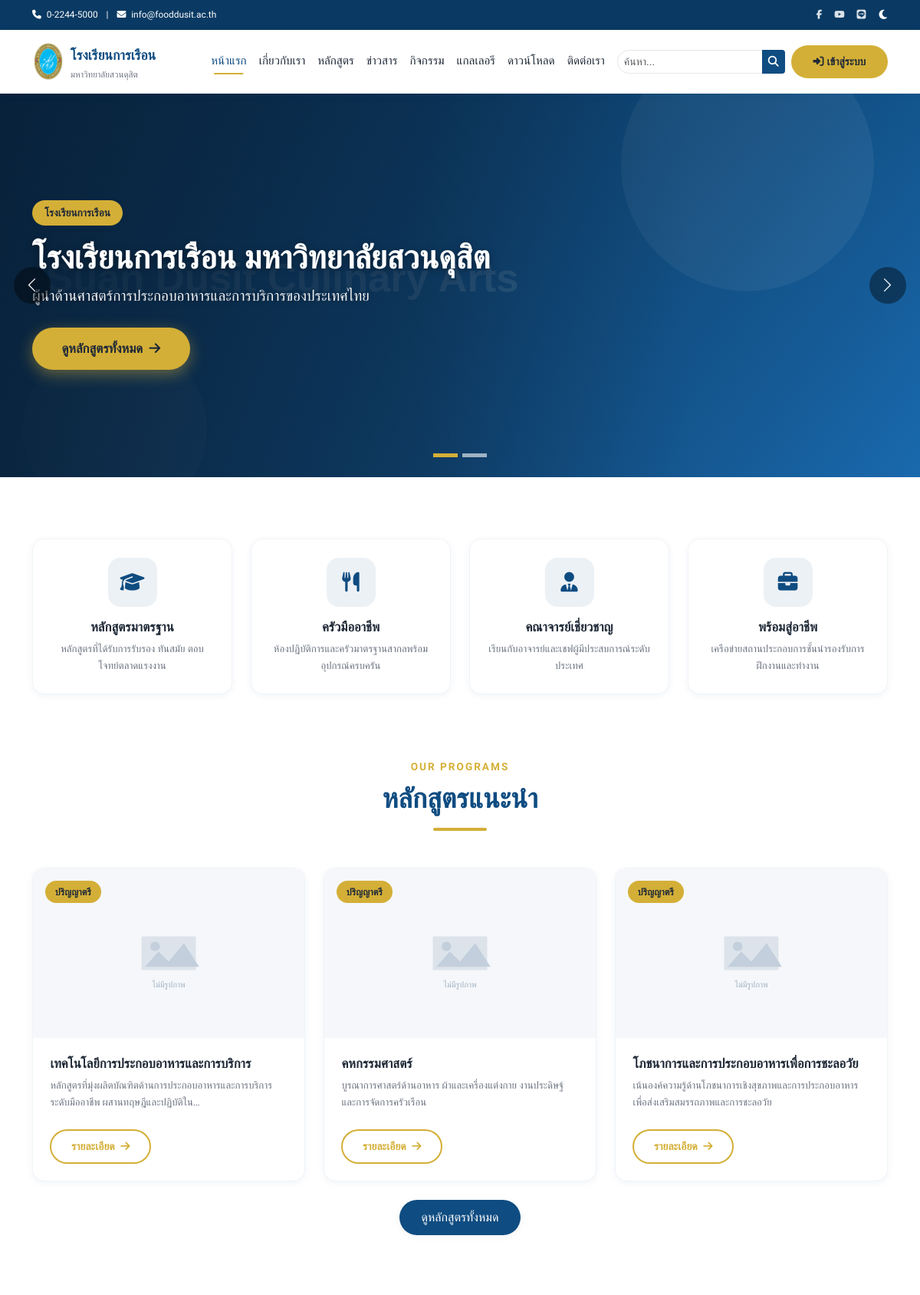
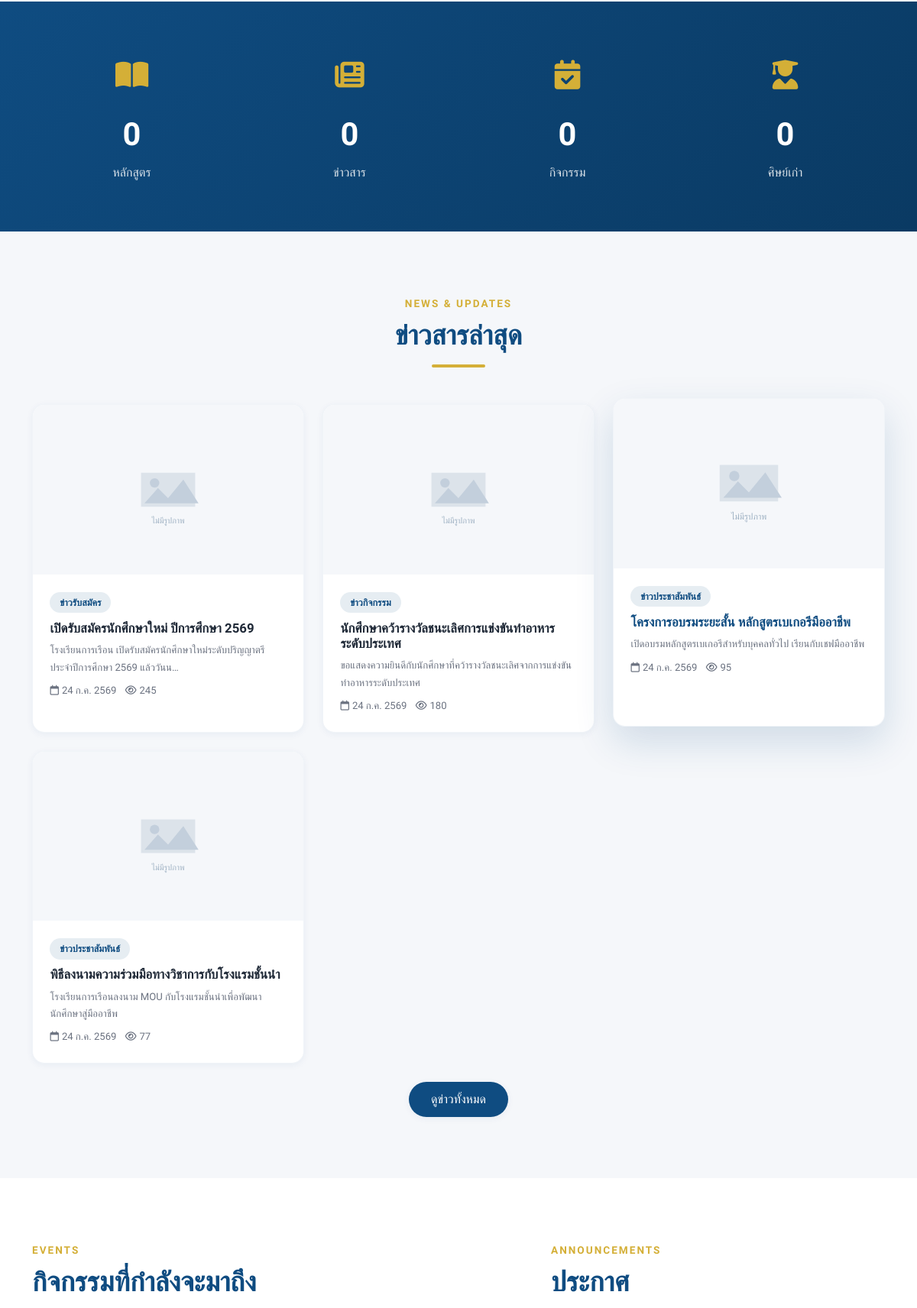
The page / (upper part) on the database its author committed (2 pictures, top to bottom).
### tables this page shows
CREATE TABLE `menu` (
  `id`         INT UNSIGNED NOT NULL AUTO_INCREMENT,
  `parent_id`  INT UNSIGNED DEFAULT NULL,
  `title`      VARCHAR(150) NOT NULL,
  `url`        VARCHAR(255) NOT NULL,
  `icon`       VARCHAR(50) DEFAULT NULL,
  `position`   ENUM('header','footer') NOT NULL DEFAULT 'header',
  `target`     ENUM('_self','_blank') NOT NULL DEFAULT '_self',
  `sort_order` INT NOT NULL DEFAULT 0,
  `status`     ENUM('active','inactive') NOT NULL DEFAULT 'active',
  `created_at` DATETIME DEFAULT NULL,
  `updated_at` DATETIME DEFAULT NULL,
  `deleted_at` DATETIME DEFAULT NULL,
  PRIMARY KEY (`id`),
  KEY `idx_menu_parent` (`parent_id`)
);

CREATE TABLE `banner` (
  `id`          INT UNSIGNED NOT NULL AUTO_INCREMENT,
  `title`       VARCHAR(200) DEFAULT NULL,
  `subtitle`    VARCHAR(300) DEFAULT NULL,
  `image`       VARCHAR(255) NOT NULL,
  `link_url`    VARCHAR(255) DEFAULT NULL,
  `button_text` VARCHAR(100) DEFAULT NULL,
  `sort_order`  INT NOT NULL DEFAULT 0,
  `status`      ENUM('active','inactive') NOT NULL DEFAULT 'active',
  `created_at`  DATETIME DEFAULT NULL,
  `updated_at`  DATETIME DEFAULT NULL,
  `deleted_at`  DATETIME DEFAULT NULL,
  PRIMARY KEY (`id`)
);

CREATE TABLE `programs` (
  `id`            INT UNSIGNED NOT NULL AUTO_INCREMENT,
  `department_id` INT UNSIGNED DEFAULT NULL,
  `name`          VARCHAR(255) NOT NULL,
  `name_en`       VARCHAR(255) DEFAULT NULL,
  `slug`          VARCHAR(280) NOT NULL,
  `level`         ENUM('bachelor','master','doctoral','training') NOT NULL DEFAULT 'bachelor'
                  COMMENT 'ระดับ: ตรี/โท/เอก/อบรม',
  `degree`        VARCHAR(200) DEFAULT NULL COMMENT 'ชื่อปริญญา',
  `duration`      VARCHAR(100) DEFAULT NULL COMMENT 'ระยะเวลาเรียน',
  `credits`       VARCHAR(50)  DEFAULT NULL COMMENT 'หน่วยกิต',
  `tuition_fee`   VARCHAR(150) DEFAULT NULL COMMENT 'ค่าใช้จ่าย',
  `overview`      TEXT DEFAULT NULL COMMENT 'ภาพรวมหลักสูตร',
  `qualification` TEXT DEFAULT NULL COMMENT 'คุณสมบัติผู้สมัคร',
  `careers`       TEXT DEFAULT NULL COMMENT 'อาชีพหลังจบ',
  `content`       LONGTEXT DEFAULT NULL,
  `cover_image`   VARCHAR(255) DEFAULT NULL,
  `pdf_file`      VARCHAR(255) DEFAULT NULL COMMENT 'ไฟล์รายละเอียดหลักสูตร',
  `apply_url`     VARCHAR(255) DEFAULT NULL COMMENT 'ลิงก์สมัครเรียน',
  `is_featured`   TINYINT(1) NOT NULL DEFAULT 0,
  `sort_order`    INT NOT NULL DEFAULT 0,
  `meta_title`    VARCHAR(255) DEFAULT NULL,
  `meta_description` VARCHAR(300) DEFAULT NULL,
  `status`        ENUM('active','inactive') NOT NULL DEFAULT 'active',
  `created_at`    DATETIME DEFAULT NULL,
  `updated_at`    DATETIME DEFAULT NULL,
  `deleted_at`    DATETIME DEFAULT NULL,
  PRIMARY KEY (`id`),
  UNIQUE KEY `uq_program_slug` (`slug`),
  KEY `idx_program_level` (`level`),
  KEY `idx_program_dept` (`department_id`),
  CONSTRAINT `fk_program_dept` FOREIGN KEY (`department_id`) REFERENCES `departments`(`id`) ON DELETE SET NULL
);

CREATE TABLE `news` (
  `id`            INT UNSIGNED NOT NULL AUTO_INCREMENT,
  `category_id`   INT UNSIGNED NOT NULL,
  `user_id`       INT UNSIGNED DEFAULT NULL COMMENT 'ผู้เขียน',
  `title`         VARCHAR(255) NOT NULL,
  `slug`          VARCHAR(280) NOT NULL,
  `excerpt`       VARCHAR(500) DEFAULT NULL COMMENT 'สรุปย่อ',
  `content`       LONGTEXT NOT NULL,
  `cover_image`   VARCHAR(255) DEFAULT NULL,
  `tags`          VARCHAR(255) DEFAULT NULL COMMENT 'คั่นด้วยจุลภาค',
  `views`         INT UNSIGNED NOT NULL DEFAULT 0,
  `is_featured`   TINYINT(1) NOT NULL DEFAULT 0,
  `allow_comment` TINYINT(1) NOT NULL DEFAULT 1,
  `meta_title`    VARCHAR(255) DEFAULT NULL,
  `meta_description` VARCHAR(300) DEFAULT NULL,
  `published_at`  DATETIME DEFAULT NULL,
  `status`        ENUM('published','draft','pending','inactive') NOT NULL DEFAULT 'draft',
  `created_at`    DATETIME DEFAULT NULL,
  `updated_at`    DATETIME DEFAULT NULL,
  `deleted_at`    DATETIME DEFAULT NULL,
  PRIMARY KEY (`id`),
  UNIQUE KEY `uq_news_slug` (`slug`),
  KEY `idx_news_cat` (`category_id`),
  KEY `idx_news_status` (`status`),
  KEY `idx_news_featured` (`is_featured`),
  FULLTEXT KEY `ft_news` (`title`, `excerpt`, `content`),
  CONSTRAINT `fk_news_cat` FOREIGN KEY (`category_id`) REFERENCES `news_category`(`id`),
  CONSTRAINT `fk_news_user` FOREIGN KEY (`user_id`) REFERENCES `users`(`id`) ON DELETE SET NULL
);

CREATE TABLE `news_category` (
  `id`         INT UNSIGNED NOT NULL AUTO_INCREMENT,
  `name`       VARCHAR(150) NOT NULL,
  `slug`       VARCHAR(180) NOT NULL,
  `description`VARCHAR(255) DEFAULT NULL,
  `sort_order` INT NOT NULL DEFAULT 0,
  `status`     ENUM('active','inactive') NOT NULL DEFAULT 'active',
  `created_at` DATETIME DEFAULT NULL,
  `updated_at` DATETIME DEFAULT NULL,
  `deleted_at` DATETIME DEFAULT NULL,
  PRIMARY KEY (`id`),
  UNIQUE KEY `uq_newscat_slug` (`slug`)
);

### app/views/public/home.php (the view, shortened to what the rows shown need)
<section class="hero">
  <div id="heroCarousel" class="carousel slide carousel-fade" data-bs-ride="carousel" data-bs-interval="5000" data-bs-pause="hover">
    <?php if (count($banner) > 1): ?>
      <div class="carousel-indicators">
        <?php foreach ($banner as $i => $b): ?>
          <button type="button" data-bs-target="#heroCarousel" data-bs-slide-to="<?= $i ?>"
                  class="<?= $i === 0 ? 'active' : '' ?>" aria-label="สไลด์ <?= $i + 1 ?>"></button>
        <?php endforeach; ?>
      </div>
    <?php endif; ?>
    <div class="carousel-inner">
      <?php foreach ($banner as $i => $b): ?>
        <?php
          $title = trim($b['title'] ?? '');
          $subtitle = trim($b['subtitle'] ?? '');
          $btnText = trim($b['button_text'] ?? '');
          $linkUrl = trim($b['link_url'] ?? '');
          $hasCaption = ($title !== '' || $subtitle !== '');
          $hasLink = ($linkUrl !== '');
        ?>
        <div class="carousel-item <?= $i === 0 ? 'active' : '' ?>">
          <?php if (!$hasCaption && $hasLink): ?>
            <a href="<?= url($linkUrl) ?>" class="hero-slide-link" title="<?= e($title ?: 'แบนเนอร์') ?>">
              <img src="<?= upload_url($b['image']) ?>" alt="<?= e($title ?: 'แบนเนอร์') ?>" class="hero-img" loading="<?= $i === 0 ? 'eager' : 'lazy' ?>">
            </a>
          <?php else: ?>
            <img src="<?= upload_url($b['image']) ?>" alt="<?= e($title ?: 'แบนเนอร์') ?>" class="hero-img" loading="<?= $i === 0 ? 'eager' : 'lazy' ?>">
            <?php if ($hasCaption): ?>
              <div class="hero-caption">
                <div class="container">
                  <div class="col-lg-8 col-xl-7" data-aos="fade-up">
                    <span class="hero-badge">โรงเรียนการเรือน</span>
                    <?php if ($title !== ''): ?>
                      <h1><?= e($title) ?></h1>
                    <?php endif; ?>
                    <?php if ($subtitle !== ''): ?>
                      <p class="mb-4"><?= e($subtitle) ?></p>
                    <?php endif; ?>
                    <?php if ($hasLink): ?>
                      <a href="<?= url($linkUrl) ?>" class="btn btn-gold btn-lg">
                        <?= e($btnText ?: 'อ่านเพิ่มเติม') ?> <i class="fa-solid fa-arrow-right ms-1"></i>
                      </a>
                    <?php endif; ?>
                  </div>
                </div>
              </div>
            <?php endif; ?>
          <?php endif; ?>
        </div>
      <?php endforeach; ?>
    </div>
  </div>
</section>
<section class="section">
  <div class="container">
    <div class="section-title" data-aos="fade-up">
      <h2>หลักสูตรแนะนำ</h2>
    </div>
    <div class="row g-4">
      <?php foreach ($featured as $i => $p): ?>
        <div class="col-md-6 col-lg-4" data-aos="fade-up" data-aos-delay="<?= $i * 100 ?>">
          <div class="card-modern program-card">
            <span class="level-tag"><?= e(Program::levelLabel($p['level'])) ?></span>
            <div class="card-img-wrap">
              <img src="<?= upload_url($p['cover_image']) ?>" alt="<?= e($p['name']) ?>" loading="lazy">
            </div>
            <div class="card-body">
              <h5><?= e($p['name']) ?></h5>
              <p class="card-meta"><?= excerpt($p['overview'] ?? '', 90) ?></p>
              <a href="<?= url('programs/detail/' . $p['slug']) ?>" class="btn btn-outline-gold btn-sm mt-2">
                รายละเอียด <i class="fa-solid fa-arrow-right ms-1"></i>
              </a>
            </div>
          </div>
        </div>
      <?php endforeach; ?>
    </div>
  </div>
</section>
<section class="section section-accent">
  <div class="container">
    <div class="section-title" data-aos="fade-up">
      <h2>ข่าวสารล่าสุด</h2>
    </div>
    <div class="row g-4">
      <?php foreach (array_slice($news, 0, 6) as $i => $n): ?>
        <div class="col-md-6 col-lg-4" data-aos="fade-up" data-aos-delay="<?= ($i % 3) * 100 ?>">
          <article class="card-modern">
            <a href="<?= url('news/detail/' . $n['slug']) ?>" class="card-img-wrap d-block">
              <img src="<?= upload_url($n['cover_image']) ?>" alt="<?= e($n['title']) ?>" loading="lazy">
            </a>
            <div class="card-body">
              <span class="card-cat"><?= e($n['category_name']) ?></span>
              <h5><a href="<?= url('news/detail/' . $n['slug']) ?>" class="text-reset stretched-link"><?= e($n['title']) ?></a></h5>
              <p class="card-meta mb-2"><?= excerpt($n['excerpt'] ?? $n['content'], 85) ?></p>
              <div class="card-meta"><i class="fa-regular fa-calendar me-1"></i><?= thai_date($n['published_at']) ?>
                <span class="ms-2"><i class="fa-regular fa-eye me-1"></i><?= number_format($n['views']) ?></span>
              </div>
            </div>
          </article>
        </div>
      <?php endforeach; ?>
    </div>
  </div>
</section>
<section class="section">
  <div class="container">
    <div class="row g-5 align-items-start">
      <div class="col-lg-7">
        <div class="section-title text-start" data-aos="fade-up">
          <h2>กิจกรรมที่กำลังจะมาถึง</h2>
        </div>
      </div>
      <div class="col-lg-5">
        <div class="section-title text-start" data-aos="fade-up">
          <h2>ประกาศ</h2>
        </div>
      </div>
    </div>
  </div>
</section>

### app/views/layouts/public.php (shortened to what the rows shown need)
<?php
$menus = (new Menu())->tree('header');
?>
<!DOCTYPE html>
<html lang="th" data-bs-theme="light">
<head>
    <link href="https://cdn.jsdelivr.net/npm/bootstrap@5.3.3/dist/css/bootstrap.min.css" rel="stylesheet">
    <link href="https://cdnjs.cloudflare.com/ajax/libs/font-awesome/6.5.1/css/all.min.css" rel="stylesheet">
    <link href="https://cdn.jsdelivr.net/npm/aos@2.3.4/dist/aos.css" rel="stylesheet">
    <link href="https://cdn.jsdelivr.net/npm/swiper@11/swiper-bundle.min.css" rel="stylesheet">
    <link href="<?= asset('css/style.css') ?>" rel="stylesheet">
</head>
<body>
    <nav class="navbar navbar-expand-lg main-nav sticky-top">
        <div class="container">
            <div class="collapse navbar-collapse" id="mainMenu">
                <ul class="navbar-nav ms-auto align-items-lg-center">
                    <?php
                    if (!function_exists('render_nav_items')) {
                        function render_nav_items(array $items, bool $top = true): void
                        {
                            foreach ($items as $m) {
                                $hasChildren = !empty($m['children']);
                                if ($top) {
                                    if ($hasChildren) {
                                        echo '<li class="nav-item dropdown">';
                                        echo '<a class="nav-link dropdown-toggle" href="#" role="button" data-bs-toggle="dropdown" aria-expanded="false">' . e($m['title']) . '</a>';
                                        echo '<ul class="dropdown-menu">';
                                        render_nav_items($m['children'], false);
                                        echo '</ul></li>';
                                    } else {
                                        $active = (is_active($m['url']) && $m['url'] !== '') || ($m['url'] === '' && empty($_GET['url'])) ? 'active' : '';
                                        echo '<li class="nav-item"><a class="nav-link ' . $active . '" href="' . url($m['url']) . '" target="' . e($m['target']) . '">' . e($m['title']) . '</a></li>';
                                    }
                                }
                            }
                        }
                    }
                    render_nav_items($menus);
                    ?>
                </ul>
            </div>
        </div>
    </nav>
    <main>
        <?= $content ?>
    </main>
</body>
</html>

### rows shown on the page
menu: title "หน้าแรก"
menu: title "เกี่ยวกับเรา"
menu: title "หลักสูตร"
menu: title "ข่าวสาร"
menu: title "กิจกรรม"
menu: title "แกลเลอรี"
menu: title "ดาวน์โหลด"
menu: title "ติดต่อเรา"
banner: image (picture), title "โรงเรียนการเรือน มหาวิทยาลัยสวนดุสิต", subtitle "ผู้นำด้านศาสตร์การประกอบอาหารและการบริการของประเทศไทย", button_text "ดูหลักสูตรทั้งหมด"
programs: level "ปริญญาตรี", name "เทคโนโลยีการประกอบอาหารและการบริการ", overview "หลักสูตรที่มุ่งผลิตบัณฑิตด้านการประกอบอาหารและการบริการระดับมืออาชีพ ผสานทฤษฎีและปฏิบัติใน…"
programs: level "ปริญญาตรี", name "คหกรรมศาสตร์", overview "บูรณาการศาสตร์ด้านอาหาร ผ้าและเครื่องแต่งกาย งานประดิษฐ์ และการจัดการครัวเรือน"
programs: level "ปริญญาตรี", name "โภชนาการและการประกอบอาหารเพื่อการชะลอวัย", overview "เน้นองค์ความรู้ด้านโภชนาการเชิงสุขภาพและการประกอบอาหารเพื่อส่งเสริมสมรรถภาพและการชะลอวัย"
news: category.name "ข่าวรับสมัคร", title "เปิดรับสมัครนักศึกษาใหม่ ปีการศึกษา 2569", excerpt "โรงเรียนการเรือน เปิดรับสมัครนักศึกษาใหม่ระดับปริญญาตรี ประจำปีการศึกษา 2569 แล้ววันน…", published_at "24 ก.ค. 2569", views "245"
news: category.name "ข่าวกิจกรรม", title "นักศึกษาคว้ารางวัลชนะเลิศการแข่งขันทำอาหารระดับประเทศ", excerpt "ขอแสดงความยินดีกับนักศึกษาที่คว้ารางวัลชนะเลิศจากการแข่งขันทำอาหารระดับประเทศ", published_at "24 ก.ค. 2569", views "180"
news: category.name "ข่าวประชาสัมพันธ์", title "โครงการอบรมระยะสั้น หลักสูตรเบเกอรีมืออาชีพ", excerpt "เปิดอบรมหลักสูตรเบเกอรีสำหรับบุคคลทั่วไป เรียนกับเชฟมืออาชีพ", published_at "24 ก.ค. 2569", views "95"
news: category.name "ข่าวประชาสัมพันธ์", title "พิธีลงนามความร่วมมือทางวิชาการกับโรงแรมชั้นนำ", excerpt "โรงเรียนการเรือนลงนาม MOU กับโรงแรมชั้นนำเพื่อพัฒนานักศึกษาสู่มืออาชีพ", published_at "24 ก.ค. 2569", views "77"

### other values the page prints
setting('site_phone', '0-2244-5000') "0-2244-5000"
setting('site_email', 'info@fooddusit.ac.th') "info@fooddusit.ac.th"
$f[1] "หลักสูตรมาตรฐาน"
$f[2] "หลักสูตรที่ได้รับการรับรอง ทันสมัย ตอบโจทย์ตลาดแรงงาน"
$f[1] "ครัวมืออาชีพ"
$f[2] "ห้องปฏิบัติการและครัวมาตรฐานสากลพร้อมอุปกรณ์ครบครัน"
$f[1] "คณาจารย์เชี่ยวชาญ"
$f[2] "เรียนกับอาจารย์และเชฟผู้มีประสบการณ์ระดับประเทศ"
$f[1] "พร้อมสู่อาชีพ"
$f[2] "เครือข่ายสถานประกอบการชั้นนำรองรับการฝึกงานและทำงาน"
$s[2] "หลักสูตร"
$s[2] "ข่าวสาร"
$s[2] "กิจกรรม"
$s[2] "ศิษย์เก่า"
